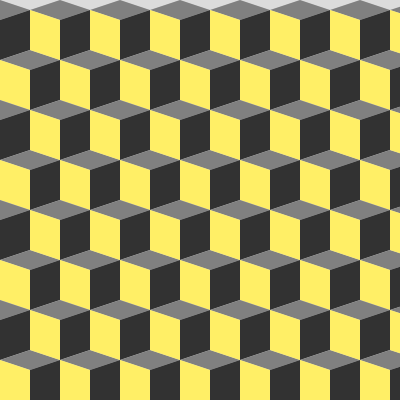
Frame 1 (no input)
Frame 60 (no input): identical to frame 1, image omitted
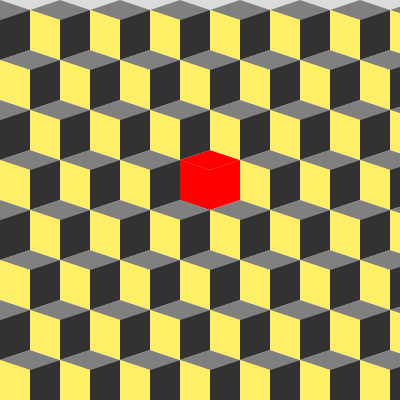
Frame 120 (the mouse pressed at the canvas centre since frame 60)

The p5.js sketch that drew these frames (run headless with seeded random() and noise() and a simulated clock; from frame 60 on, the mouse is pressed at the canvas centre):

// p5.js sketch
// ── sketch.js
let myYellow = "#FFEF66";
let myGrey = "#808080";
let myBlack = "#323232";
let cubetopHeight = 20;
let cubeWidth = 60;
let cubeHeight = 40;
let xOffset = 0;

function setup() {
  createCanvas(400, 400);
}

function draw() {
  background(220);
  noStroke();
  
  for (let x = 0; x < width + cubeWidth; x += cubeWidth) {
    for (let y = 0; y < height + cubeWidth; y += cubeHeight + cubetopHeight / 2) {
      // Even rows are offset to the left
      xOffset = (y / (cubeHeight + cubetopHeight / 2)) % 2 === 0 ? -cubeWidth / 2 : 0;

      // Check if the mouse is over the cube
      let isMouseOver = mouseX > x + xOffset && mouseX < x + xOffset + cubeWidth &&
                        mouseY < y + cubetopHeight + cubeHeight &&
                        mouseY > y + cubetopHeight / 2;

      // Set the color based on mouse position
      if (isMouseOver) {
        fill(255, 0, 0); // Change all to red
      } else {
        fill(myGrey); // Default to grey for the top parallelogram
      }

      // The top parallelogram
      quad(x + xOffset, cubetopHeight / 2 + y, 
           cubeWidth / 2 + x + xOffset, y, 
           cubeWidth + x + xOffset, cubetopHeight / 2 + y, 
           cubeWidth / 2 + x + xOffset, cubetopHeight + y);

      // The left parallelogram
      fill(isMouseOver ? color(255, 0, 0) : myYellow); // Change left parallelogram to red if hovered
      quad(x + xOffset, cubetopHeight / 2 + y, 
           cubeWidth / 2 + x + xOffset, cubetopHeight + y, 
           cubeWidth / 2 + x + xOffset, cubetopHeight + cubeHeight + y, 
           x + xOffset, cubetopHeight / 2 + cubeHeight + y);

      // The right parallelogram
      fill(isMouseOver ? color(255, 0, 0) : myBlack); // Change right parallelogram to red if hovered
      quad(cubeWidth / 2 + x + xOffset, cubetopHeight + y, 
           cubeWidth + x + xOffset, cubetopHeight / 2 + y, 
           cubeWidth + x + xOffset, cubetopHeight / 2 + cubeHeight + y, 
           cubeWidth / 2 + x + xOffset, cubetopHeight + cubeHeight + y);
    }
  }
}
